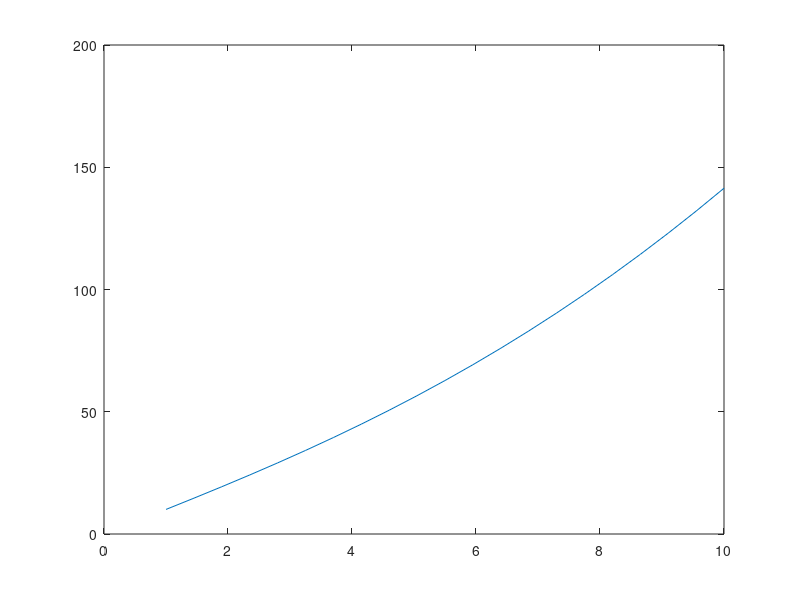

Here is the MATLAB script that generated this plot: (Note: this script raises an error after producing the figure.)
% clear workspace
clear
% set x as array of 21 objects between 1 and 10
x = linspace(1, 10, 21);
% set anon func f == x * sqrt(x^2 + c) w/input x and c
f = @(x, c) (x .* sqrt(x .^ 2 + c));
% apply f to x and 100 and save as y1
y1 = f(x, 100);
% plot y1 over x
plot(x, y1);
% set z as do_array applied to  y1,4 and 10, add to plot
z = do_array(y1, 4, 10);
hold on
plot(x, z);
hold off
% apply f to x and 1 and save as y2 & add new fig
figure;
y2 = f(x, 100);
plot(x, y2);
% set t as do_array applied to  y2,5 and 16, add to plot
t = do_array(y2, 5, 6);
hold on
plot(x, t);
hold off
